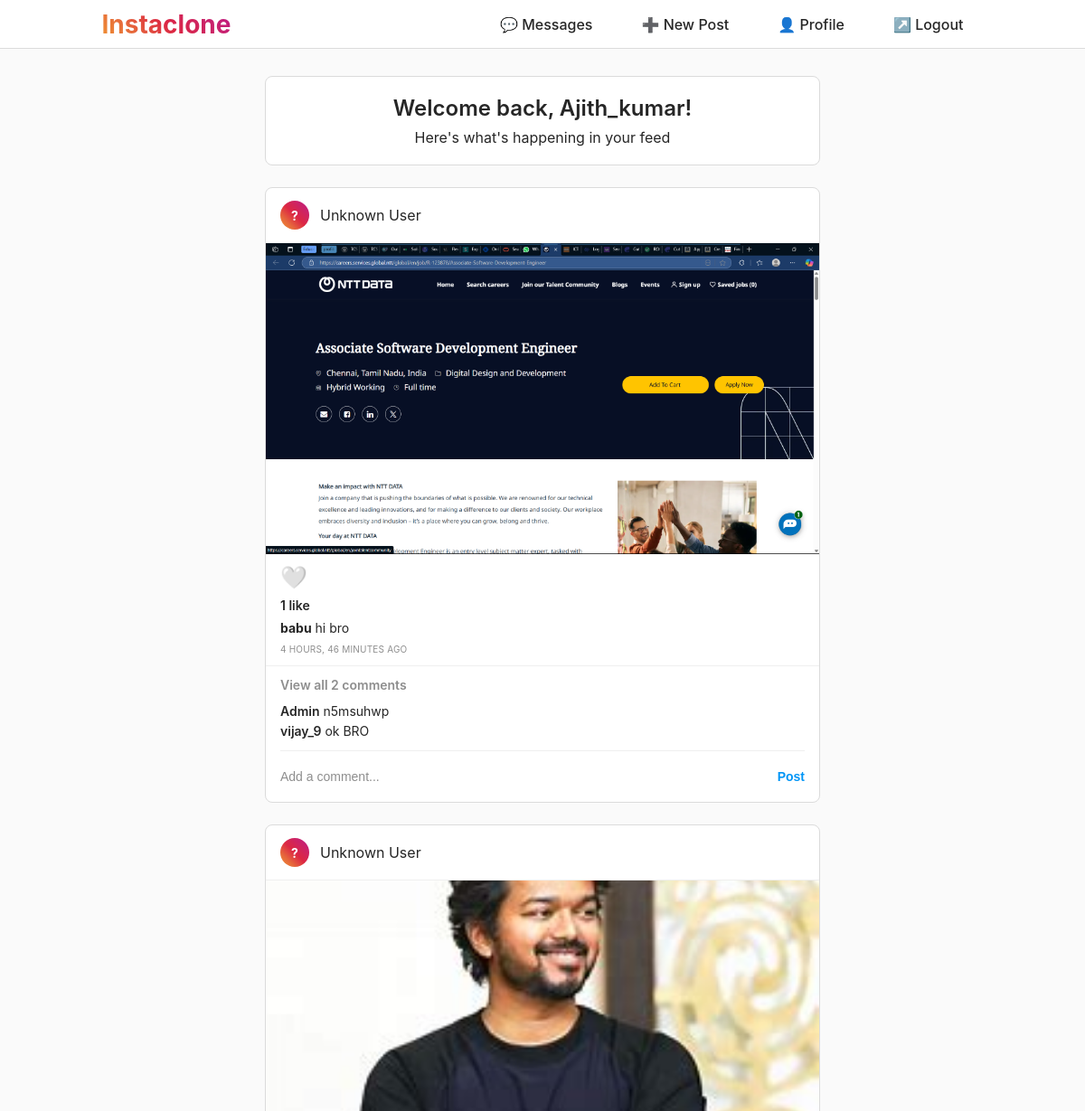
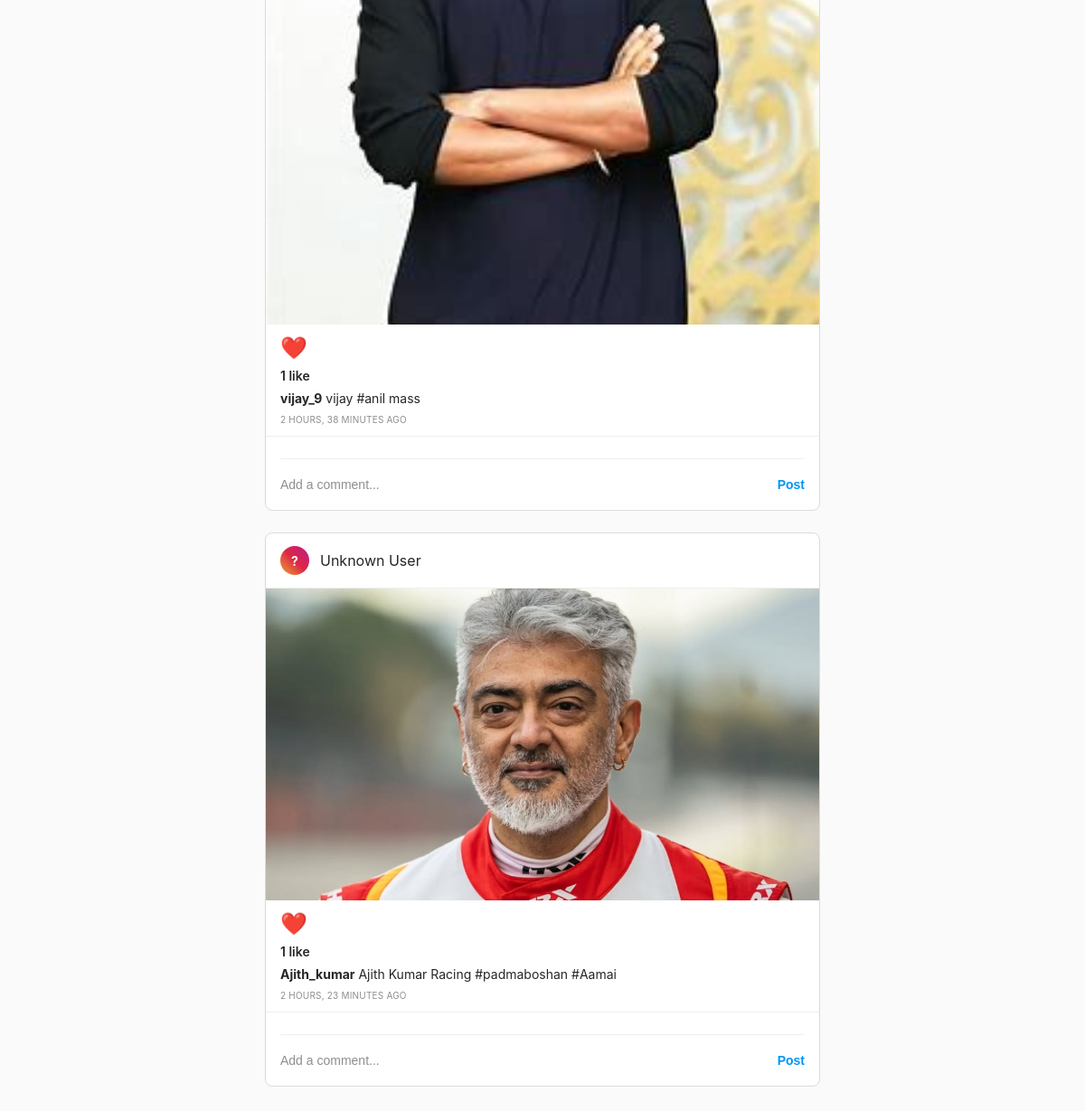
/ (signed in), run on the app's committed database (2 pictures, top to bottom).
### users/models.py (models this page shows, shortened)
class CustomUser(AbstractUser):
    bio = models.TextField(blank=True)
    profile_image = models.ImageField(upload_to='profiles/', blank=True, null=True)
    following = models.ManyToManyField('self', symmetrical=False, related_name='followers', blank=True)

### posts/models.py (models this page shows, shortened)
class Post(models.Model):
    author = models.ForeignKey(User, on_delete=models.CASCADE, related_name='posts')
    image = models.ImageField(upload_to='posts/')
    caption = models.TextField(blank=True)
    created_at = models.DateTimeField(auto_now_add=True)
    author = models.ForeignKey(User, on_delete=models.CASCADE, related_name='posts')

class Comment(models.Model):
    post = models.ForeignKey(Post, on_delete=models.CASCADE, related_name='comments')
    user = models.ForeignKey(User, on_delete=models.CASCADE)
    text = models.TextField()
    created_at = models.DateTimeField(auto_now_add=True)

### posts/views.py (the view)
# urls.py: path('', home_view, name='home'),
@login_required
@login_required
def home_view(request):
    posts = Post.objects.all()
    for post in posts:
        post.liked_by_user = post.likes.filter(user=request.user).exists()  # Add this line
        post.all_comments = post.comments.all().order_by('created_at')
    return render(request, 'home.html', {'posts': posts})

### posts/templates/home.html (shortened to what this page needs)
{% load static %}
<!DOCTYPE html>
<html>
<head>
  <link rel="stylesheet" href="{% static 'posts/styles.css' %}">
</head>
<body>
  <div class="header">
    <div class="header-container">
      <a href="#" class="logo">Instaclone</a>
      <div class="header-nav">
        <a href="{% url 'messages_app:inbox' %}">💬 Messages</a>
        <a href="{% url 'create_post' %}">➕ New Post</a>
        <a href="{% url 'profile' username=request.user.username %}">👤 Profile</a>
        <a href="{% url 'logout' %}">↗️ Logout</a>
      </div>
    </div>
  </div>
  <div class="main-container">
    <div class="welcome-message">
      <h1>Welcome back, {{ request.user.username }}!</h1>
      <p>Here's what's happening in your feed</p>
    </div>
    {% if posts %}
      {% for post in posts %}
        <div class="post-card">
          <div class="post-header">
            <div class="avatar">
              {% if post.user and post.author.username %}
                {{ post.author.username|first|upper }}
              {% else %}
                ?
              {% endif %}
            </div>
            <div>
              {% if post.user and post.author.username %}
                <a href="{% url 'profile' username=post.author.username %}">
                  {{ post.author.username }}
                </a>
              {% else %}
                <span>Unknown User</span>
              {% endif %}
            </div>
          </div>
          <img src="{{ post.image.url }}" alt="Post image" class="post-image">
          <div class="post-actions">
            <form action="{% url 'toggle_like' post.id %}" method="post">
              <button type="submit" class="like-btn">
                {% if post.liked_by_user %}
                  ❤️
                {% else %}
                  🤍
                {% endif %}
              </button>
            </form>
          </div>
          <p class="likes-count">
            {{ post.likes.count }} like{{ post.likes.count|pluralize }}
          </p>
          {% if post.caption %}
            <p class="post-caption">
              <strong>{{ post.author.username }}</strong> {{ post.caption }}
            </p>
          {% endif %}
          <p class="post-time">{{ post.created_at|timesince }} ago</p>
          <div class="comments-section">
            {% if post.comments.count > 0 %}
              <div class="comments-header">
                View all {{ post.comments.count }} comment{{ post.comments.count|pluralize }}
              </div>
              <ul class="comments-list">
                {% for comment in post.comments.all|slice:":3" %}
                  <li class="comment-item">
                    <b>{{ comment.user.username }}</b>{{ comment.text }}
                  </li>
                {% empty %}
                  <li class="comment-item" style="color: #8e8e8e;">No comments yet.</li>
                {% endfor %}
              </ul>
            {% endif %}
            <form action="{% url 'add_comment' post.id %}" method="post" class="comment-form">
              <input type="text" name="text" placeholder="Add a comment..." required class="comment-input">
              <button type="submit" class="comment-btn">Post</button>
            </form>
          </div>
        </div>
      {% endfor %}
    {% else %}
      <div class="no-posts">
        <h2>No posts yet</h2>
        <p>Start following people or create your first post!</p>
      </div>
    {% endif %}
  </div>
</body>
</html>

### posts/static/posts/styles.css (style rules this page uses)
img { max-width: 100%; height: auto; }
a { margin-right: 10px; }

### posts/templates/home.html (style rules this page uses)
* { margin: 0; padding: 0; box-sizing: border-box; }
body { font-family: -apple-system, BlinkMacSystemFont, 'Segoe UI', Roboto, Helvetica, Arial, sans-serif; background-color: #fafafa; color: #262626; }
.header { background: white; border-bottom: 1px solid #dbdbdb; padding: 0 20px; position: fixed; top: 0; width: 100%; z-index: 100; height: 54px; display: flex; align-items: center; }
.header-container { max-width: 975px; width: 100%; margin: 0 auto; display: flex; align-items: center; justify-content: space-between; }
.logo { font-size: 28px; font-weight: bold; background: linear-gradient(45deg, #f09433 0%, #e6683c 25%, #dc2743 50%, #cc2366 75%, #bc1888 100%); -webkit-background-clip: text; -webkit-text-fill-color: transparent; background-clip: text; text-decoration: none; }
.header-nav { display: flex; gap: 20px; align-items: center; }
.header-nav a { text-decoration: none; color: #262626; font-weight: 500; padding: 8px 12px; border-radius: 4px; transition: background-color 0.2s; }
.main-container { max-width: 614px; margin: 0 auto; padding-top: 84px; padding-bottom: 20px; }
.welcome-message { background: white; border: 1px solid #dbdbdb; border-radius: 8px; padding: 20px; margin-bottom: 24px; text-align: center; }
.welcome-message h1 { font-size: 24px; font-weight: 600; margin-bottom: 8px; }
.post-card { background: white; border: 1px solid #dbdbdb; border-radius: 8px; margin-bottom: 24px; overflow: hidden; }
.post-header { padding: 14px 16px; display: flex; align-items: center; border-bottom: 1px solid #efefef; }
.post-header .avatar { width: 32px; height: 32px; border-radius: 50%; background: linear-gradient(45deg, #f09433 0%, #e6683c 25%, #dc2743 50%, #cc2366 75%, #bc1888 100%); display: flex; align-items: center; justify-content: center; color: white; font-weight: bold; font-size: 14px; margin-right: 12px; }
.post-image { width: 100%; max-height: 614px; object-fit: cover; display: block; }
.post-actions { padding: 12px 16px 8px; display: flex; align-items: center; justify-content: space-between; }
.post-actions form { margin: 0; }
.like-btn { background: none; border: none; font-size: 24px; cursor: pointer; padding: 8px; margin: -8px; transition: transform 0.1s; }
.likes-count { font-weight: 600; font-size: 14px; padding: 0 16px 8px; margin: 0; }
.post-caption { padding: 0 16px 8px; margin: 0; font-size: 14px; line-height: 18px; }
.post-time { padding: 0 16px 12px; margin: 0; font-size: 10px; color: #8e8e8e; text-transform: uppercase; letter-spacing: 0.2px; }
.comments-section { border-top: 1px solid #efefef; padding: 12px 16px; }
.comments-header { font-weight: 600; font-size: 14px; margin-bottom: 12px; color: #8e8e8e; }
.comments-list { list-style: none; margin-bottom: 12px; }
.comment-item { margin-bottom: 4px; font-size: 14px; line-height: 18px; }
.comment-item b { font-weight: 600; margin-right: 4px; }
.comment-form { display: flex; align-items: center; gap: 12px; border-top: 1px solid #efefef; padding-top: 12px; margin-top: 12px; }
.comment-input { flex: 1; border: none; outline: none; font-size: 14px; padding: 8px 0; background: none; }
.comment-input::placeholder { color: #8e8e8e; }
.comment-btn { background: none; border: none; color: #0095f6; font-weight: 600; font-size: 14px; cursor: pointer; padding: 0; }

### data on the page
CustomUser: user.username "Ajith_kumar"
Post: image (picture), likes.count "1", author.username "babu", caption "hi bro", created_at "4 HOURS, 46 MINUTES", comments.count "2"
Comment: user.username "Admin", text "n5msuhwp"
Comment: user.username "vijay_9", text "ok BRO"
Post: image (picture), likes.count "1", author.username "vijay_9", caption "vijay #anil mass", created_at "2 HOURS, 38 MINUTES"
Post: image (picture), likes.count "1", author.username "Ajith_kumar", caption "Ajith Kumar Racing #padmaboshan #Aamai", created_at "2 HOURS, 23 MINUTES"
